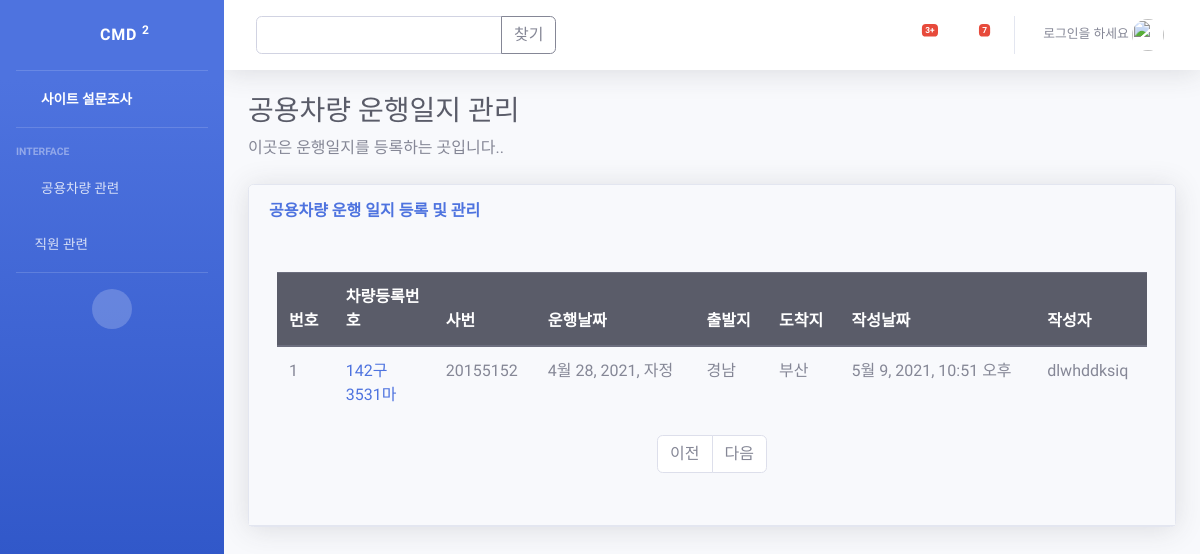
Before: /pybo/drive_list/ with the older database file.
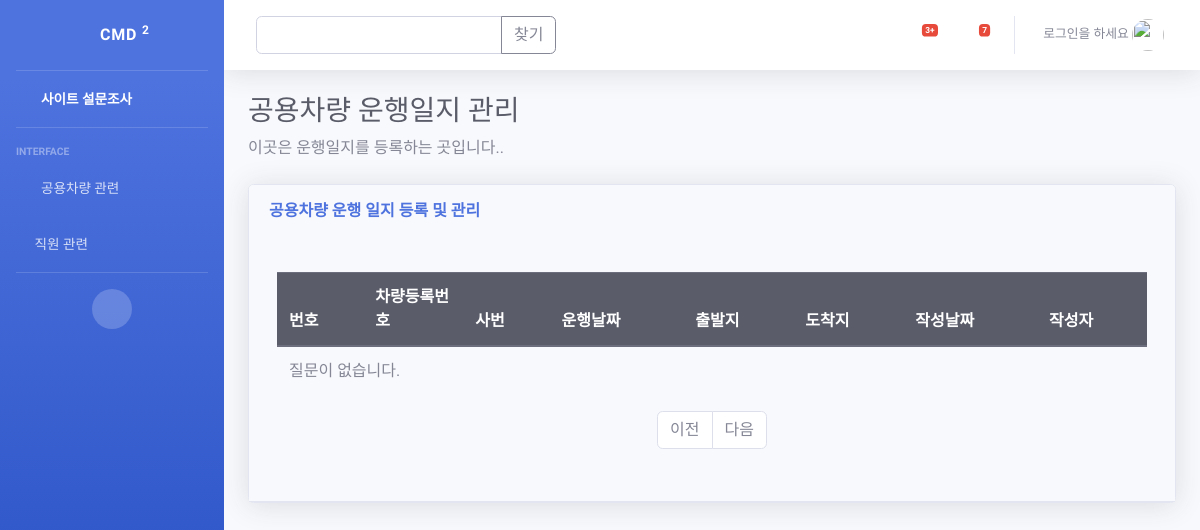
After: the same page with the newer database file.
### pybo/models.py (models this page shows)
class CMD_Question(models.Model):
    subject = models.CharField(max_length=200)
    Car_num = models.CharField(max_length=15)
    bussiness_manager = models.CharField(max_length=10)
    bussiness_num = models.CharField(max_length=15)
    author = models.ForeignKey(User, on_delete=models.CASCADE)
    start_date = models.DateTimeField()
    start_pos = models.CharField(max_length=10)
    destination_pos = models.CharField(max_length=10)
    depart_date = models.CharField(max_length=25)
    arrive_date =models.CharField(max_length=25)
    create_date = models.DateTimeField()
    modify_date = models.DateTimeField(null=True, blank=True)

### pybo/views_drive.py (the view)
# urls.py: path('drive_list/', views_drive.CMD_index, name='CMD_index'),
def CMD_index(request):
    page = request.GET.get('page', '1')  # 페이지
    kw = request.GET.get('kw', '')  # 검색어
    cmd_question_list = CMD_Question.objects.order_by('-create_date')
    if kw:
        cmd_question_list = cmd_question_list.filter(
            Q(Car_num__icontains=kw)   # 제목검색
        ).distinct()
    paginator = Paginator(cmd_question_list, 10)  # 페이지당 10개씩 보여주기
    page_obj = paginator.get_page(page)
    context = {'cmd_question_list': page_obj, 'page': page, 'kw': kw}
    return render(request, 'pybo/drive_list.html', context)

### templates/pybo/drive_list.html (shortened to what the changed rows need)
{% extends 'base.html' %}
{% block content %}
    <h1 class="h3 mb-2 text-gray-800">공용차량 운행일지 관리</h1>
    <div class="card shadow mb-4">
        <div class="card-header py-3">
            <div class="row">
                <div class="card-body">
                    <div class="table-responsive">
                        <table class="table table-bordered" id="dataTable" width="100%" cellspacing="0">
                            <tbody>
                            <div class="container my-3">
                                <table class="table">
                                    <thead>
                                    <tr class="thead-dark">
                                        <th>번호</th>
                                        <th style="width:100px">차량등록번호</th>
                                        <th>사번</th>
                                        <th>운행날짜</th>
                                        <th>출발지</th>
                                        <th>도착지</th>
                                        <th>작성날짜</th>
                                        <th>작성자</th>
                                    </tr>
                                    </thead>
                                    <tbody>
                                    {% if cmd_question_list %}
                                        {% for cmd_question in cmd_question_list %}
                                            <tr>
                                                <td>{{ forloop.counter }}</td>
                                                <td>
                                                    <a href="{% url 'pybo:CMD_detail' cmd_question.id %}">{{ cmd_question.Car_num }}</a>
                                                </td>
                                                <td>{{ cmd_question.bussiness_num }}</td>
                                                <td>{{ cmd_question.start_date }}</td>
                                                <td>{{ cmd_question.start_pos }}</td>
                                                <td>{{ cmd_question.destination_pos }}</td>
                                                <td>{{ cmd_question.create_date }}</td>
                                                <td>{{ cmd_question.author.username }}</td>
                                            </tr>
                                        {% endfor %}
                                    {% else %}
                                        <tr>
                                            <td colspan="3">질문이 없습니다.</td>
                                        </tr>
                                    {% endif %}
                                    </tbody>
                                </table>
                            </div>
{% endblock %}

Changed rows visible on the page:
removed CMD_Question: Car_num "142구3531마", bussiness_num "20155152", start_date "4월 28, 2021, 자정", start_pos "경남", destination_pos "부산", create_date "5월 9, 2021, 10:51 오후", author.username "dlwhddksiq"
Other visible differences:
text now shown: "질문이 없습니다."
